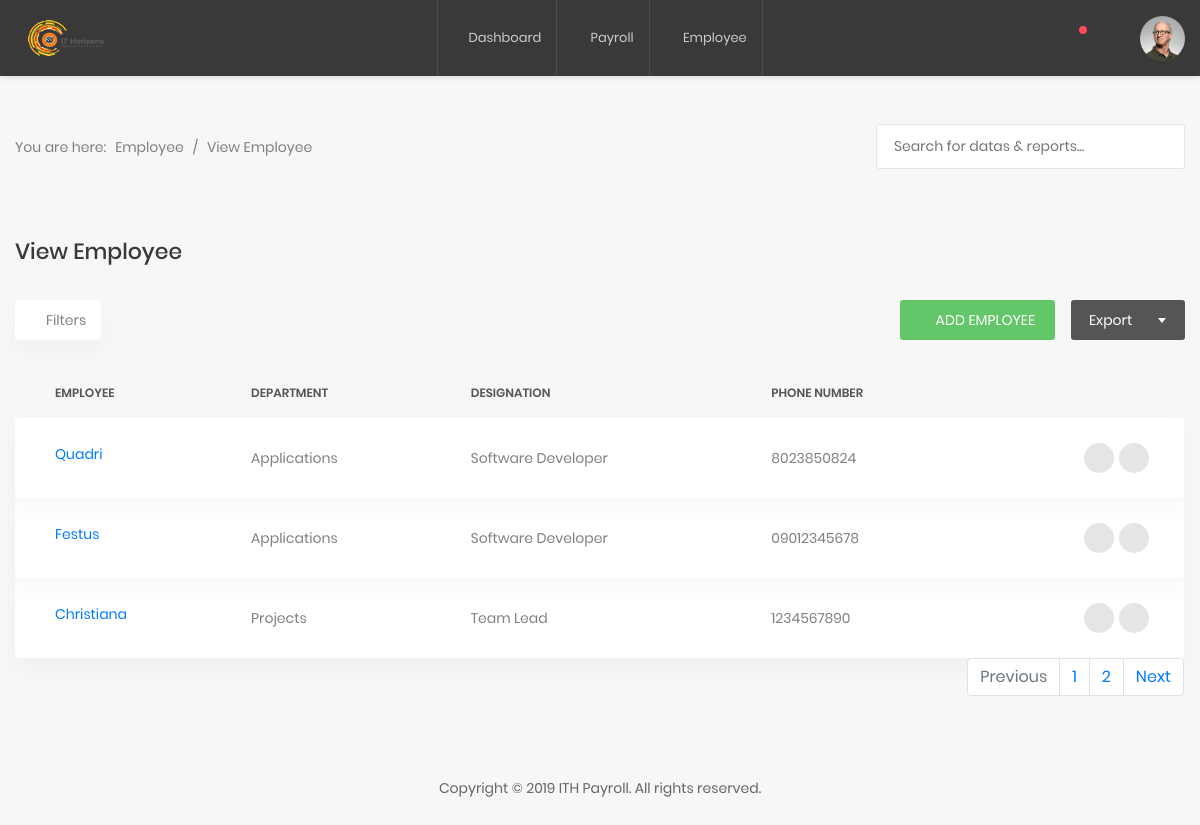
Screenshot of /employee/ (signed in) with the database file from the repository.
### employees/models.py (models this page shows, shortened)
class Employee(models.Model):
    deps = (
    ('Applications', 'Applications'), ('Network & Security','Network & Security'),
    ('Solutions', 'Solutions'),('Human Resource', 'Human Resource'),
     ('Sales', 'Sales'), ('Finance', 'Finance'), ('Infrastructure', 'Infrastructure'),
    ('Projects', 'Projects'), ('Research & Development', 'Research & Development')
    )
    first_name = models.CharField(max_length=100)
    last_name = models.CharField(max_length=100)
    department = models.CharField(max_length=100, choices=deps)
    designation = models.CharField(max_length=100)
    phone_number = models.CharField(max_length=100)
    bank_name = models.CharField(max_length=100, null=True)
    account_number = models.IntegerField(null = True)
    account_type = models.CharField(max_length=100, null=True)

### employees/views.py (the view)
# urls.py: path('', index, name='employees'),
@login_required
def index(request):
	employees = Employee.objects.all()
	return render(request, 'payroll/employees_index.html', {'employees': employees})

### templates/payroll/employees_index.html (shortened to what this page needs)
{% extends 'payroll/index.html' %}
{% load widget_tweaks %}
          {% block content %}
            <section class="au-breadcrumb2">
                <div class="container">
                    <div class="row">
                        <div class="col-md-12">
                            <div class="au-breadcrumb-content">
                                <div class="au-breadcrumb-left">
                                    <span class="au-breadcrumb-span">You are here:</span>
                                    <ul class="list-unstyled list-inline au-breadcrumb__list">
                                        <li class="list-inline-item active">
                                            <a href="#">Employee</a>
                                        </li>
                                        <li class="list-inline-item seprate">
                                            <span>/</span>
                                        </li>
                                        <li class="list-inline-item">View Employee</li>
                                    </ul>
                                </div>
                                <form class="au-form-icon--sm" action="" method="post">
                                    <input class="au-input--w300 au-input--style2" type="text" placeholder="Search for datas &amp; reports...">
                                    <button class="au-btn--submit2" type="submit">
                                        <i class="zmdi zmdi-search"></i>
                                    </button>
                                </form>
                            </div>
                        </div>
                    </div>
                </div>
            </section>
            <section class="p-t-20">
                <div class="container">
                    <div class="row">
                        <div class="col-md-12">
                            <h3 class="title-5 m-b-35">View Employee</h3>
                            <div class="table-data__tool">
                                <div class="table-data__tool-left">
                                    <button class="au-btn-filter">
                                        <i class="zmdi zmdi-filter-list"></i>filters</button>
                                </div>
                                <div class="table-data__tool-right">
                                    <button class="au-btn au-btn-icon au-btn--green au-btn--small">
                                      <a href="{% url 'create_employee' %}" style="color:white">  <i class="zmdi zmdi-plus"></i>add employee</a></button>
                                    <div class="rs-select2--dark rs-select2--sm rs-select2--dark2">
                                    </div>
                                </div>
                            </div>
                            <div class="table-responsive table-responsive-data2">
                                <table class="table table-data2">
                                    <thead>
                                        <tr>
                                            <th>Employee</th>
                                            <th>Department</th>
                                            <th>Designation</th>
                                            <th>Phone Number</th>
                                        </tr>
                                    </thead>
                                    <tbody>
                                      {% for employee in employees %}
                                        <tr class="tr-shadow">
                                            <td>
                                              <a href="{% url 'employee_detail' employee.id %}">{{ employee.first_name }} {{ s.last_name }} </a></td>
                                            <td>
                                              {{ employee.department }}
                                            </td>
                                            <td>{{ employee.designation }}</td>
                                            <td>{{ employee.phone_number }}</td>
                                            <td>
                                                <div class="table-data-feature">
                                                    <button class="item" data-toggle="tooltip" data-placement="top" title="Edit">
                                                      <a href="{% url 'edit_employee' employee.id%}">
                                                        <i class="zmdi zmdi-edit"></i>
                                                      </a>
                                                    </button>
                                                    <button class="item" data-toggle="tooltip" data-placement="top" title="Delete">
                                                      <a href="{% url 'delete_employee' employee.id %}">
                                                        <i class="zmdi zmdi-delete"></i>
                                                      </a>
                                                    </button>
                                                </div>
                                            </td>
                                        </tr>
                                        {% endfor %}
                                    </tbody>
                                </table>
                                <nav aria-label="Page navigation example">
                                    <ul class="pagination justify-content-end">
                                        <li class="page-item disabled">
                                        <a class="page-link" href="#" tabindex="-1">Previous</a>
                                        </li>
                                        <li class="page-item"><a class="page-link" href="#">1</a></li>
                                        <li class="page-item"><a class="page-link" href="#">2</a></li>
                                        <li class="page-item">
                                        <a class="page-link" href="#">Next</a>
                                        </li>
                                    </ul>
                                    </nav>
                            </div>
                        </div>
                    </div>
                </div>
            </section>
            {% endblock %}

### rows the page displays
Employee: first_name "Quadri", department "Applications", designation "Software Developer", phone_number "8023850824"
Employee: first_name "Festus", department "Applications", designation "Software Developer", phone_number "09012345678"
Employee: first_name "Christiana", department "Projects", designation "Team Lead", phone_number "1234567890"
